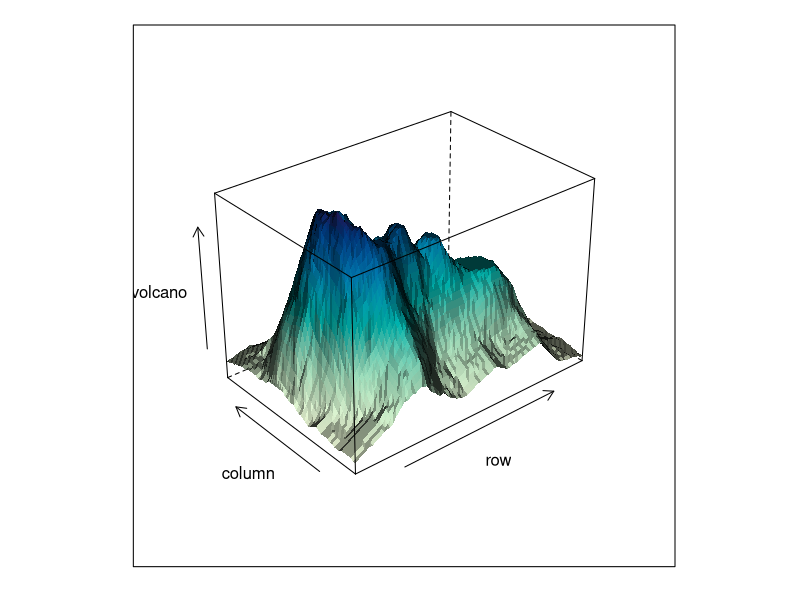
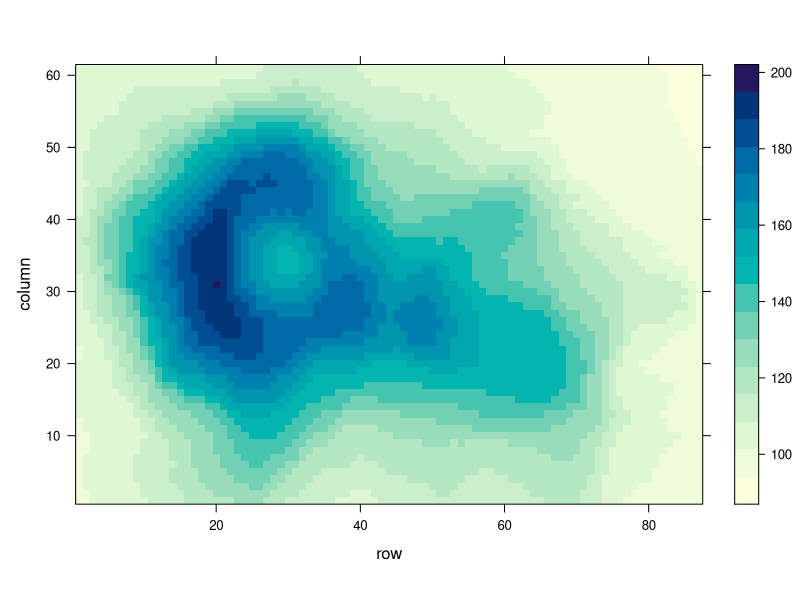

Source code (R) for these figures, in order:
library(lattice)

data(volcano)
head(volcano)

dim(volcano)

wireframe(volcano, shade = TRUE )

levelplot(volcano, shade = TRUE )
